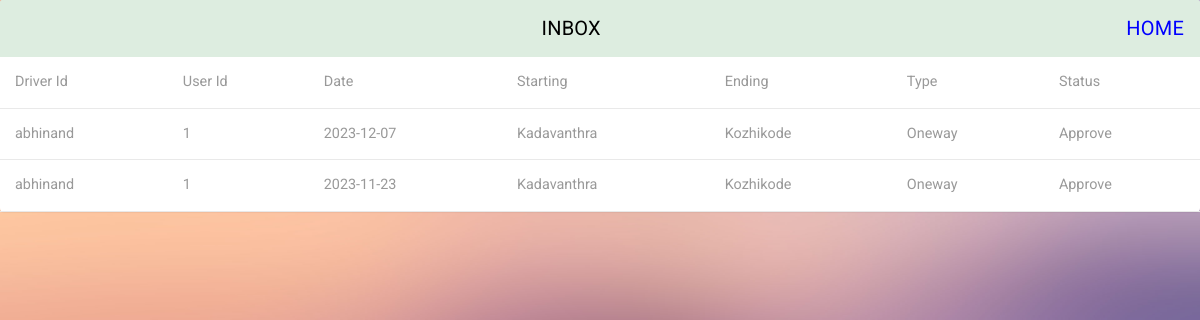
The page /usertrips (signed in) on the database its author committed.
### app1/models.py (models this page shows)
class drivertableshow(models.Model):
    Name=models.CharField(max_length=30)
    Starting=models.CharField(max_length=30)
    Ending=models.CharField(max_length=30)
    Date=models.CharField(max_length=30)
    Phone=models.IntegerField()
    Type=models.CharField(max_length=30)
    Status=models.CharField(max_length=30)
    DriverId=models.CharField(max_length=30)
    UserId=models.CharField(max_length=30)
    def __str__(self):
        return self.Name

### app1/views.py (the view)
# urls.py: path('usertrips', views.usertrips_table),
def usertrips_table(request):
    y=request.session['u_id']
    print(y)
    x=drivertableshow.objects.filter(UserId=y)
    print(x)
    return render(request,'usertrips.html',{'user_trips':x})

### template/usertrips.html (shortened to what this page needs)
<!DOCTYPE html>
{% load static %}
<head>
<link rel="stylesheet" href="{% static 'css/bootstrap.min.css' %}" >
<link href="{% static 'css/style7.css' %}" rel='stylesheet' type='text/css' />
<link href="{% static 'css/style-responsive.css' %}" rel="stylesheet"/>
<link rel="stylesheet" href="{% static 'css/font.css' %}" type="text/css"/>
<link href="{% static 'css/font-awesome.css' %}" rel="stylesheet">
</head>
<body>
 <div class="panel panel-default">
    <div class="panel-heading">
     Inbox <a href="userbooking" style="color:blue;float:right;">Home</a>
    </div>
    <div>
      <table class="table" ui-jq="footable" ui-options='{
        "paging": {
          "enabled": true
        },
        "filtering": {
          "enabled": true
        },
        "sorting": {
          "enabled": true
        }}'>
        <thead>
          <tr>
        <td>Driver Id</td>
        <td>User Id</td>
        <td>Date</td>
        <td>Starting</td>
        <td>Ending</td>
        <td>Type</td>
        <td>Status</td>
          </tr>
        </thead>
          <form action="" method="post">
        <tbody>
         {% for i in user_trips %}
        <td>{{i.DriverId}}</td>
        <td>{{i.UserId}}</td>
        <td>{{i.Date}}</td>
        <td>{{i.Starting}}</td>
        <td>{{i.Ending}}</td>
        <td>{{i.Type}}</td>
        <td>{{i.Status}}</td>
        {% endfor %}
        </tbody>
          </form>
      </table>
    </div>
  </div>
</body>
</html>

### static/css/style7.css (style rules this page uses)
html, body { font-family: 'Roboto', sans-serif; font-size: 100%; overflow-x: hidden; background: url(../images/bg.jpg) no-repeat 0px 0px; background-size:cover; }
body a { transition: 0.5s all ease; -webkit-transition: 0.5s all ease; -moz-transition: 0.5s all ease; -o-transition: 0.5s all ease; -ms-transition: 0.5s all ease; text-decoration:none; }
.panel-heading { position: relative; height: 57px; line-height: 57px; letter-spacing: 0.2px; color: #000; font-size: 18px; font-weight: 400; padding: 0 16px; background:#ddede0; border-top-right-radius: 2px; border-top-left-radius: 2px; text-transform: uppercase; text-align: center; }
.panel { border: none ! important; }
.table>tbody>tr>td, .table>tbody>tr>th, .table>tfoot>tr>td, .table>tfoot>tr>th, .table>thead>tr>td, .table>thead>tr>th { border-bottom: 1px solid #e9e9e9 ! important; }
.table > thead > tr > th, .table > tbody > tr > th, .table > tfoot > tr > th, .table > thead > tr > td, .table > tbody > tr > td, .table > tfoot > tr > td { border-top: none !important; }
.table td, .table>tbody>tr>td, .table>tbody>tr>th, .table>tfoot>tr>td, .table>tfoot>tr>th, .table>thead>tr>td, .table>thead>tr>th { padding: 15px!important; }
.table > thead > tr > th, .table > tbody > tr > th, .table > tfoot > tr > th, .table > thead > tr > td, .table > tbody > tr > td, .table > tfoot > tr > td { font-size: 0.9em; color: #999; border-top: none !important; }
.panel-default>.panel-heading { color: #000000 ! important; background-color: #ddede0 ! important; border-color: #ddede0 ! important; font-size: 20px; }

### rows shown on the page
drivertableshow: DriverId "abhinand", UserId "1", Date "2023-12-07", Starting "Kadavanthra", Ending "Kozhikode", Type "Oneway", Status "Approve"
drivertableshow: DriverId "abhinand", UserId "1", Date "2023-11-23", Starting "Kadavanthra", Ending "Kozhikode", Type "Oneway", Status "Approve"
